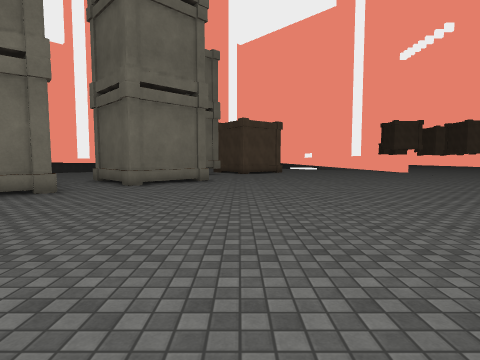
View 1 (above)

18 first-person views from a walk through a Unity game level. The camera is 1.4 m above the floor, tilts 4° down and sees 80° across. The floor is counted in squares, 2 m on a side. Each view is taken from the middle of a square. On the plan, view 1 faces up. The plan holds only what a view shows up to about 10 squares ahead; the rest is blank. The place goes on beyond the plan. Surface patterns are stand-ins for the level's own textures.

View 2
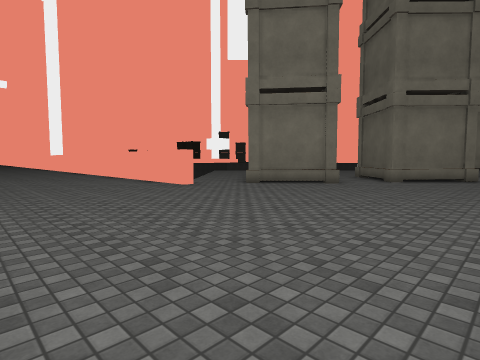

View 3
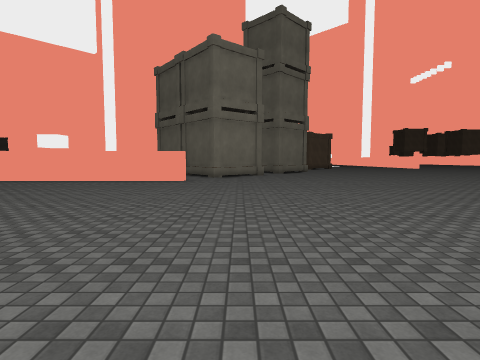

View 4
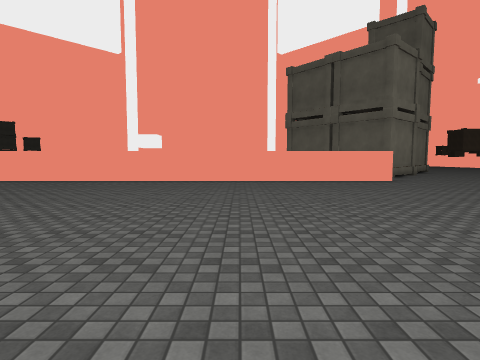

View 5
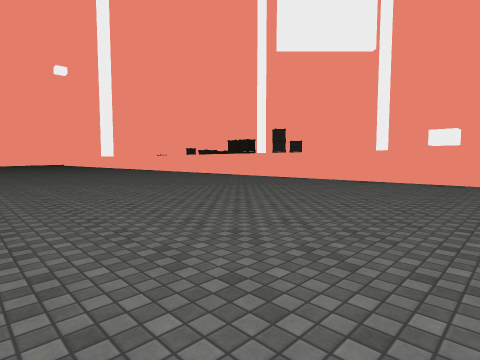

View 6
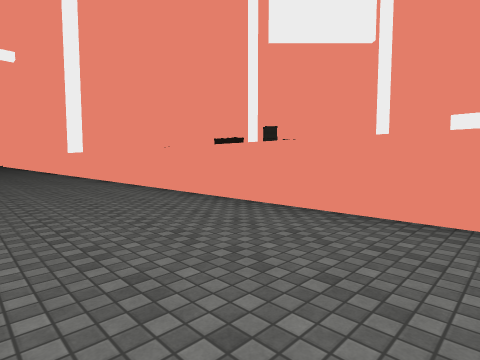

View 7
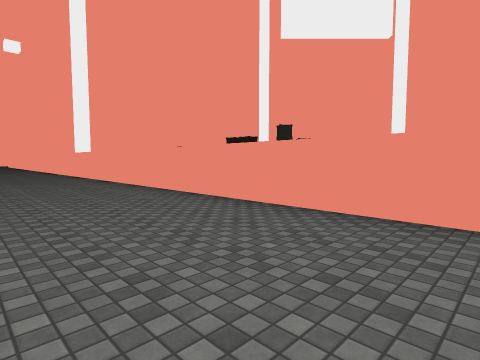

View 8
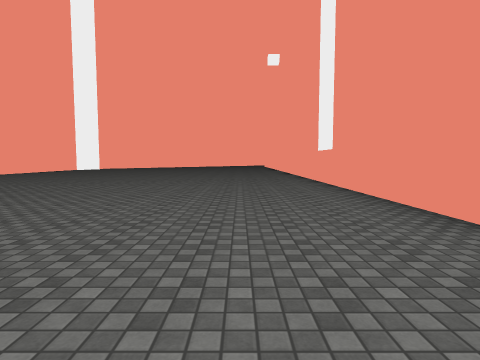

View 9
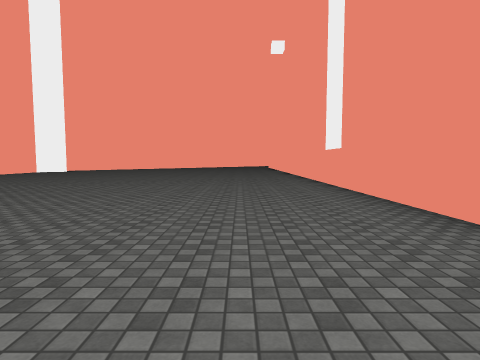

View 10
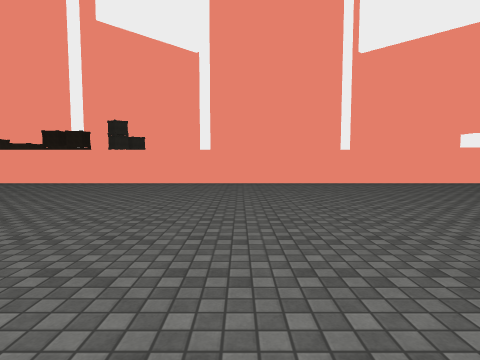

View 11
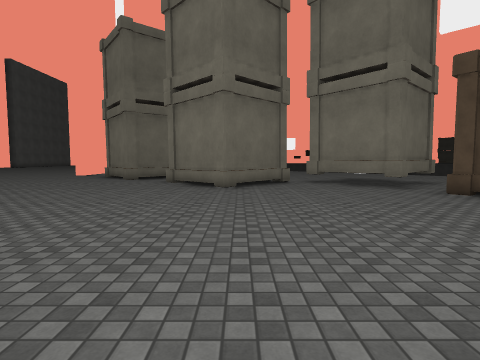

View 12
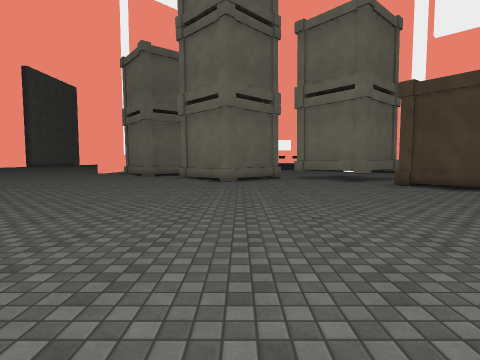

View 13
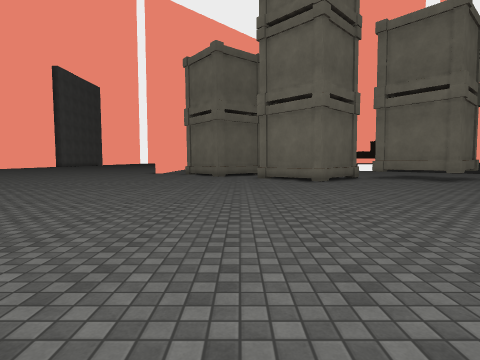

View 14
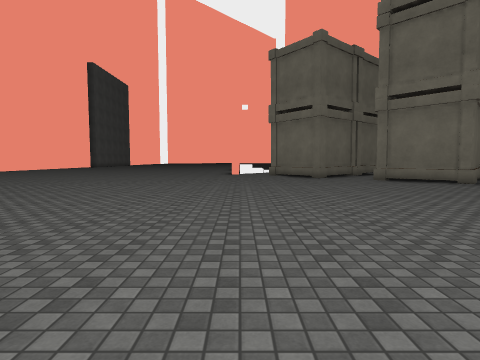

View 15
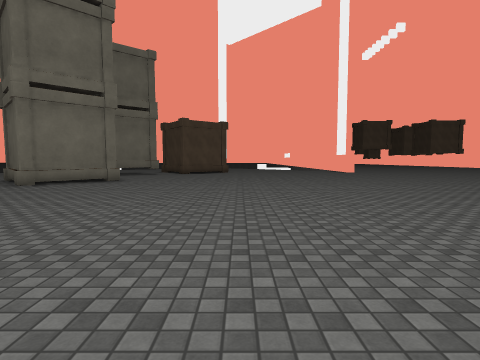

View 16
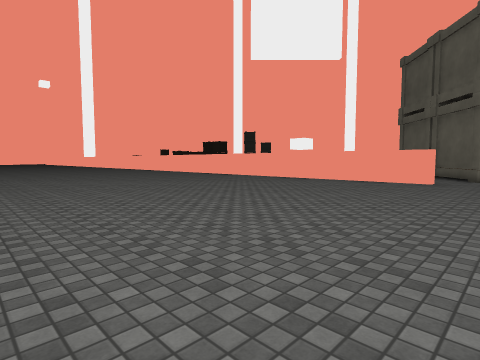

View 17
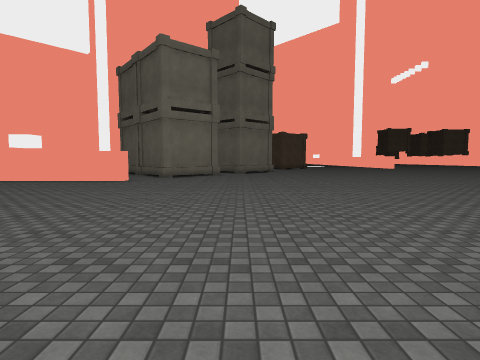

View 18
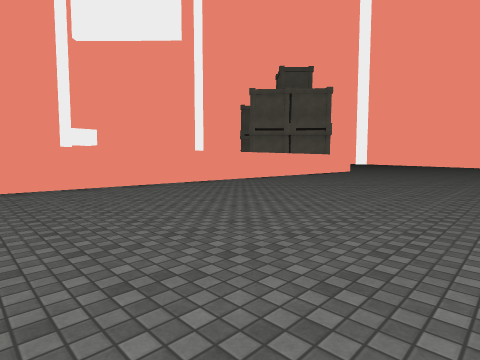

### Floor plan
Points are (right, up) in squares from view 1. A wall is a line through its corners. A room is listed if a view was taken in it or the views show most of it. See-through windows are left out.
Room 1 (views 1, 2, 3, 4, 5, 6, 7, 8, 9, 10, 11, 12, 13, 14, 15, 16, 17, 18)
walls: (-6.9, 3) (-6.9, 2.6) (-39.5, 2.6); (-4, 6.2) (-6, 4.5); (-3.1, 11.5) (-1.2, 9.6) (-3, 7.8) (-4, 8.8); (-1, 14) (-3.1, 12.1)
ways out: opening at (-7, 4); opening at (-5, 8); gap at (-3, 12)
objects: other object (0, 14)

Where each view was taken, in squares from view 1:
view 1: 0 up, 0 right, facing up
view 2: 2 down, 0 right, facing up-left
view 3: 7 down, 5 left, facing up
view 4: 7 down, 12 left, facing up
view 5: 7 down, 15 left, facing up-left
view 6: 1 down, 17 left, facing up-left
view 7: 1 down, 21 left, facing up-left
view 8: 0 up, 25 left, facing left
view 9: 0 up, 29 left, facing left
view 10: 6 down, 35 left, facing up
view 11: 10 up, 6 right, facing left
view 12: 10 up, 8 right, facing left
view 13: 7 up, 8 right, facing left
view 14: 3 up, 7 right, facing left
view 15: 0 up, 3 right, facing up
view 16: 7 down, 5 left, facing up-left
view 17: 7 down, 3 left, facing up
view 18: 5 down, 24 left, facing up-right
